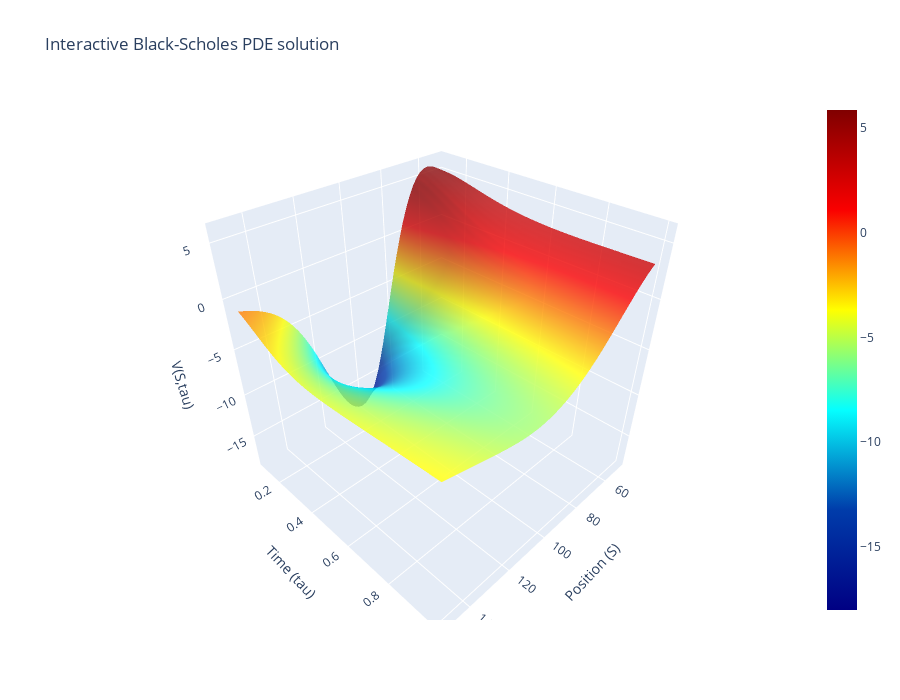

This figure's notebook cell:
### Code cell
greeks = compute_greeks(pinn, r = 0.05, sigma = 0.4)
visualize_greeks(greeks[0], greeks[1], greeks[-3])

### Figure 1 — Plotly figure (JSON) as saved in the notebook; plotly's stock layout.template omitted (floating-point values rounded to 4 significant figures; data arrays with more than 128 entries replaced by an {"elided": "..."} marker saying what was removed)
{"data": [{"colorscale": [[0, "rgb(0,0,131)"], [0.2, "rgb(0,60,170)"], [0.4, "rgb(5,255,255)"], [0.6, "rgb(255,255,0)"], [0.8, "rgb(250,0,0)"], [1, "rgb(128,0,0)"]], "opacity": 0.8, "type": "surface", "x": {"elided": "50x50 float values"}, "y": {"elided": "50x50 float values"}, "z": {"elided": "50x50 float values"}}], "layout": {"autosize": true, "height": 700, "scene": {"xaxis": {"title": {"text": "Position (S)"}}, "yaxis": {"title": {"text": "Time (tau)"}}, "zaxis": {"title": {"text": "V(S,tau)"}}}, "title": {"text": "Interactive Black-Scholes PDE solution"}, "width": 900}}
